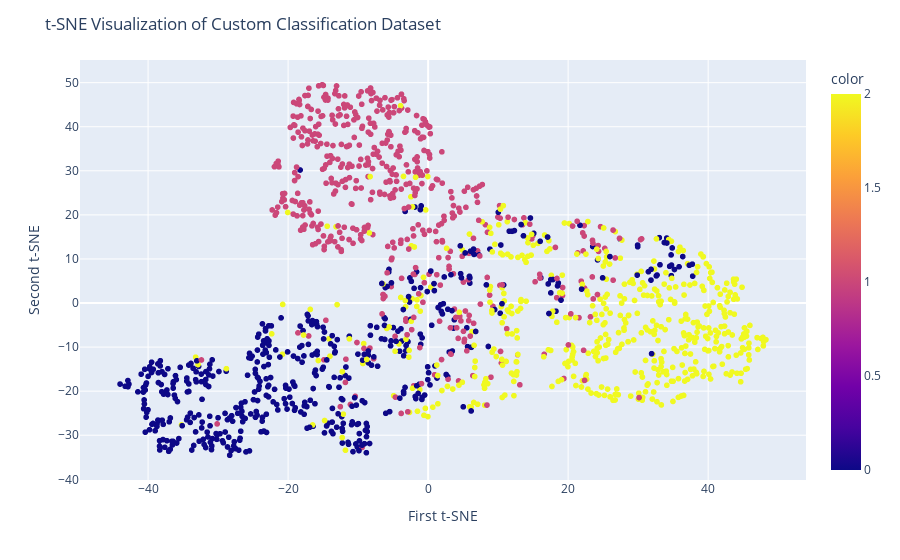

The notebook cell saved with this chart:
### Markdown cell above
## **t-SNE Visualization Python**
Similar to **PCA**, we will visualize two t-SNE components on a scatter plot.

### Code cell
fig = px.scatter(x=X_tsne[:,0], y=X_tsne[:,1], color=y)
fig.update_layout(
    title="t-SNE Visualization of Custom Classification Dataset",
    xaxis_title="First t-SNE",
    yaxis_title="Second t-SNE",
)
fig.show()

### Figure 1 — Plotly figure (JSON) as saved in the notebook; plotly's stock layout.template omitted (floating-point values rounded to 4 significant figures; data arrays with more than 128 entries replaced by an {"elided": "..."} marker saying what was removed)
{"data": [{"hovertemplate": "x=%{x}<br>y=%{y}<br>color=%{marker.color}<extra></extra>", "legendgroup": "", "marker": {"color": {"elided": "1500 int values"}, "coloraxis": "coloraxis", "symbol": "circle"}, "mode": "markers", "name": "", "showlegend": false, "type": "scattergl", "x": {"elided": "1500 float values"}, "xaxis": "x", "y": {"elided": "1500 float values"}, "yaxis": "y"}], "layout": {"coloraxis": {"colorbar": {"title": {"text": "color"}}, "colorscale": [[0, "#0d0887"], [0.1111, "#46039f"], [0.2222, "#7201a8"], [0.3333, "#9c179e"], [0.4444, "#bd3786"], [0.5556, "#d8576b"], [0.6667, "#ed7953"], [0.7778, "#fb9f3a"], [0.8889, "#fdca26"], [1, "#f0f921"]]}, "legend": {"tracegroupgap": 0}, "margin": {"t": 60}, "title": {"text": "t-SNE Visualization of Custom Classification Dataset"}, "xaxis": {"anchor": "y", "domain": [0, 1], "title": {"text": "First t-SNE"}}, "yaxis": {"anchor": "x", "domain": [0, 1], "title": {"text": "Second t-SNE"}}}}
